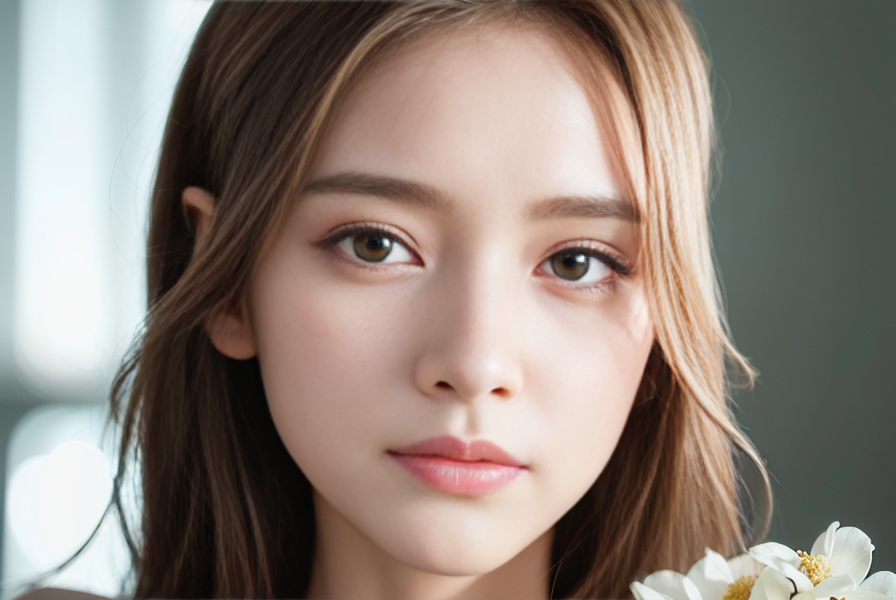
#> input picture test/small.png, 896 x 600 px
$ jupyter execute basic.ipynb
#> lines starting #> are read from the running program, lines starting #| are printed output that depends on the picture; after the words box and inside, x2 and y2 are one past the last pixel; in counts of white or black regions, pixels touching at a corner belong together
[cell 1]
from PIL import Image
im = Image.open("small.png")
#> im is the input picture: PIL image 896x600 RGB; mean R, G, B 142.9, 131, 122.6

[cell 2]
print(im.format,im.size, im.mode)
#| PNG (896, 600) RGB

[cell 3]
from pprint import pprint
pprint(im.__dict__)
#> (printed output is left out)

[cell 4]
box = (100,100,400,400)
region = im.crop(box)

region.show()

[cell 5]
region = region.transpose(Image.ROTATE_180)
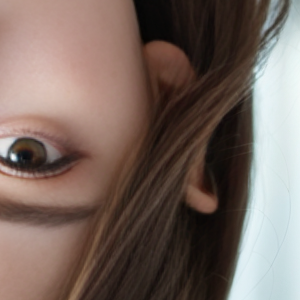
#> region: PIL image 300x300 RGB; mean R, G, B 120, 103.4, 95.9
im.paste(region,box)
im.show()

[cell 6]
def roll(im, delta):
    """Roll an image sideways."""
#> called with delta = 100
    xsize, ysize = im.size
#> xsize = 896; ysize = 600

    delta = delta % xsize
#> delta = 100
    if delta == 0:
        return im

    part1 = im.crop((0, 0, delta, ysize))
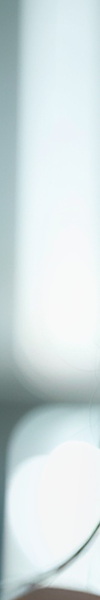
#> part1: PIL image 100x600 RGB; mean R, G, B 209.7, 221.6, 223.1
    part2 = im.crop((delta, 0, xsize, ysize))
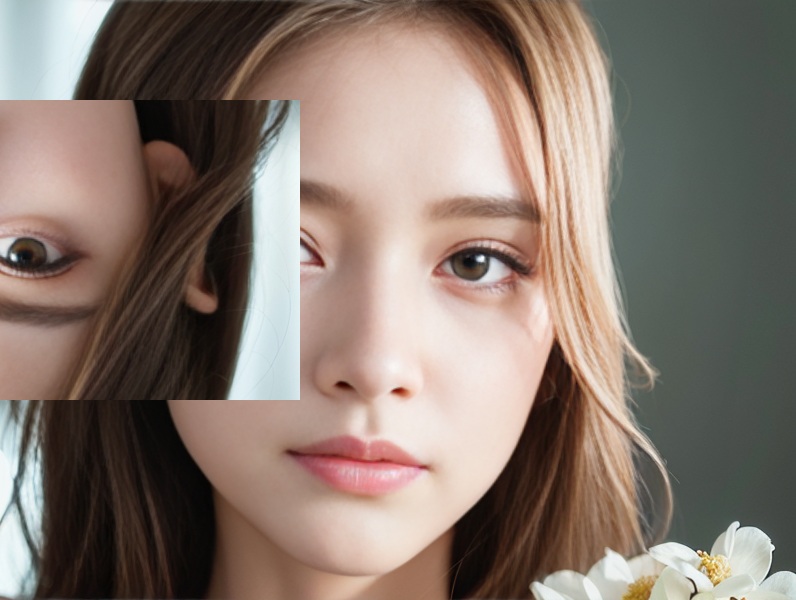
#> part2: PIL image 796x600 RGB; mean R, G, B 134.6, 119.6, 110
    im.paste(part1, (xsize - delta, 0, xsize, ysize))
    im.paste(part2, (0, 0, xsize - delta, ysize))

    return im

im2 = roll(im,100)
im2.show()

[cell 7]
def merge(im1, im2):
    w = im1.size[0] + im2.size[0]
#> w = 1792
    h = max(im1.size[1], im2.size[1])
#> h = 600
    im = Image.new("RGBA", (w, h))
#> im: PIL image 1792x600 RGBA; every value is 0

    im.paste(im1)
    im.paste(im2, (im1.size[0], 0))
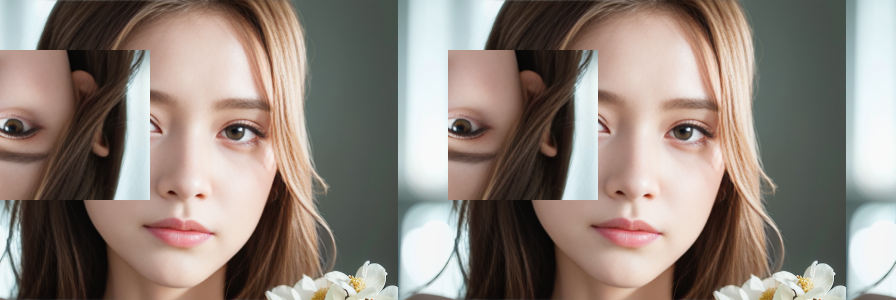
#> im: PIL image 1792x600 RGBA (shown at 1/2 size); mean R, G, B, A 142.9, 131, 122.6, 255

    return im

im3 = merge(im,im2)
im3.show()

[cell 8]
r, g, b = im.split()
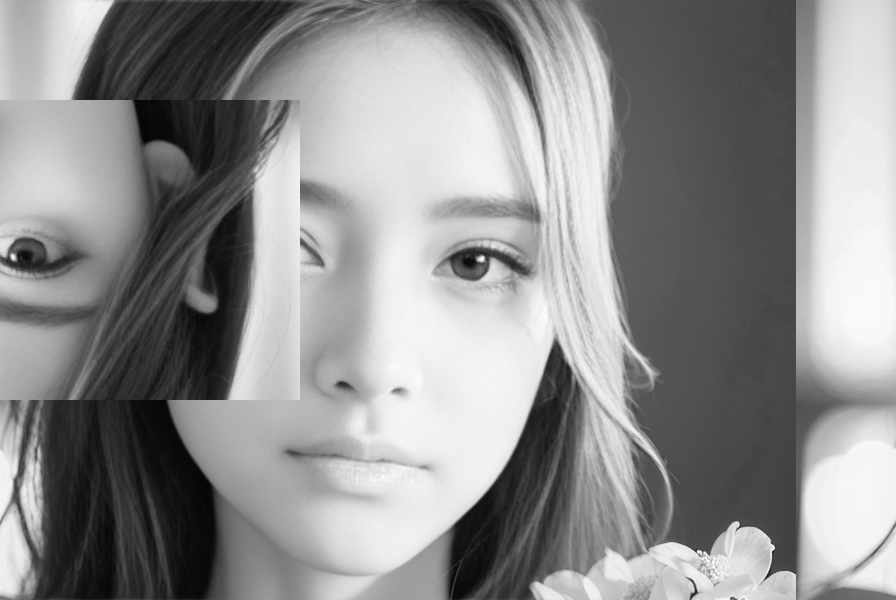
#> r: PIL image 896x600 L; min 3, max 255, mean 142.9
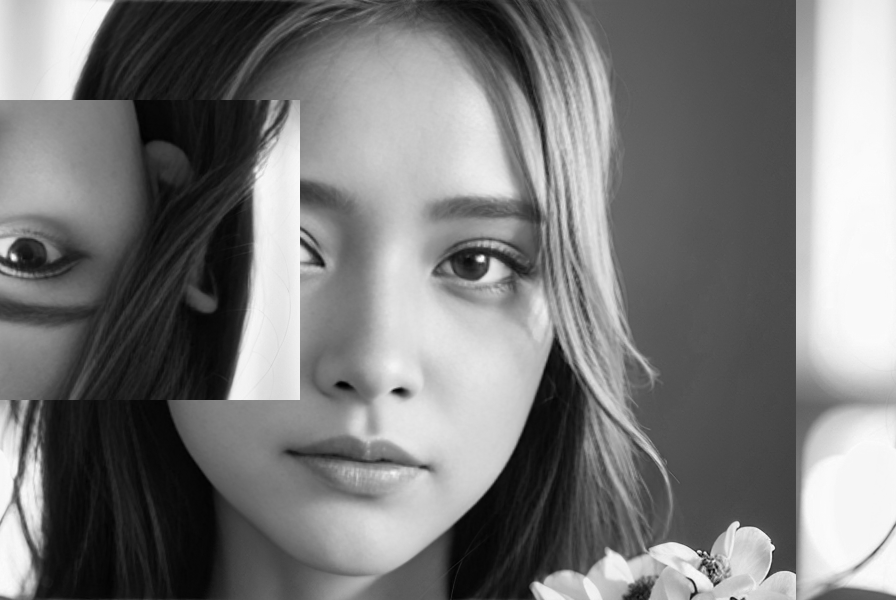
#> b: PIL image 896x600 L; min 0, max 255, mean 122.6
im = Image.merge("RGB", (b, g, r))
#> im: PIL image 896x600 RGB
im.show()

[cell 9]
r.show()

[cell 10]
im.resize((100,50)).show()

[cell 11]
im.rotate(90).show()

[cell 12]
im.show()

[cell 13]
from PIL import ImageFilter
out = im.filter(ImageFilter.DETAIL)
out.show()

[cell 14]
# split the image into individual bands
source = im.split()

R, G, B = 0, 1, 2

# select regions where red is less than 100
mask = source[R].point(lambda i: i < 100 and 255)
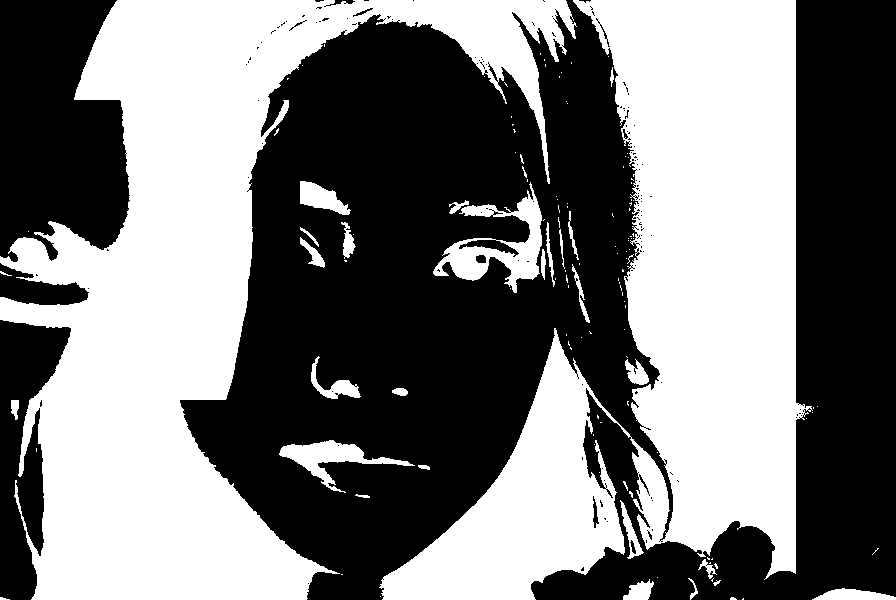
#> mask: PIL image 896x600 L; 47.4% white; 131 white regions (102 under 20 px), largest, box (x1, y1, x2, y2) and area: (0, 0, 577, 600) 125901, (379, 0, 813, 600) 117317, (433, 182, 542, 293) 4008

# process the green band
out = source[G].point(lambda i: i * 0.7)
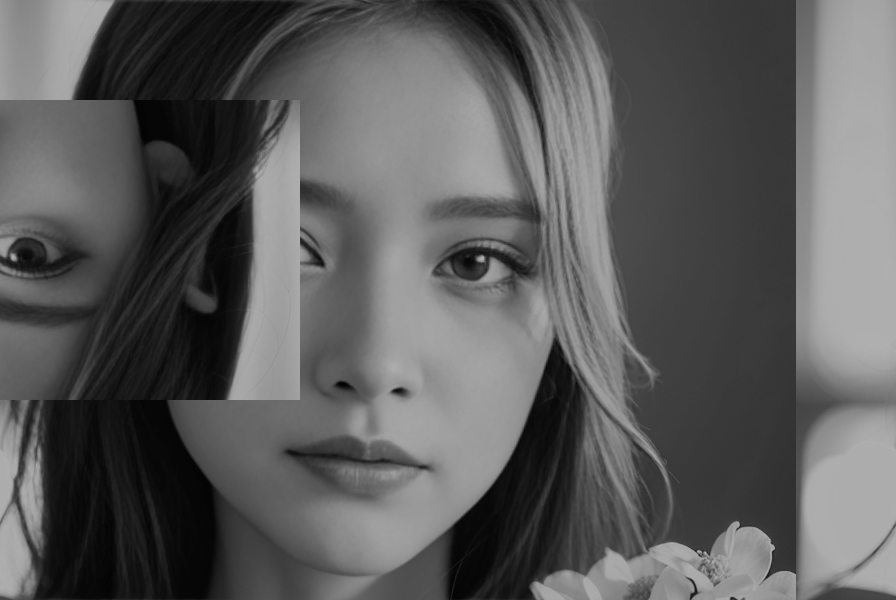
#> out: PIL image 896x600 L; min 1, max 178, mean 91.7

# paste the processed band back, but only where red was < 100
source[G].paste(out, None, mask)

# build a new multiband image
im2 = Image.merge(im.mode, source)
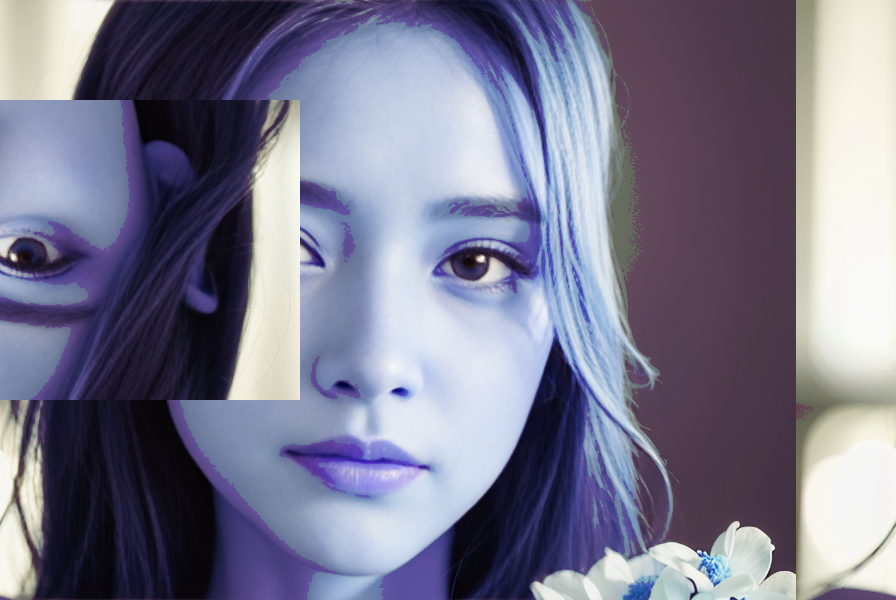
#> im2: PIL image 896x600 RGB; mean R, G, B 122.6, 121.9, 142.9
im2.show()

[cell 15]
from PIL import ImageEnhance

enh = ImageEnhance.Contrast(im)
enh.enhance(2).show("30% more contrast")
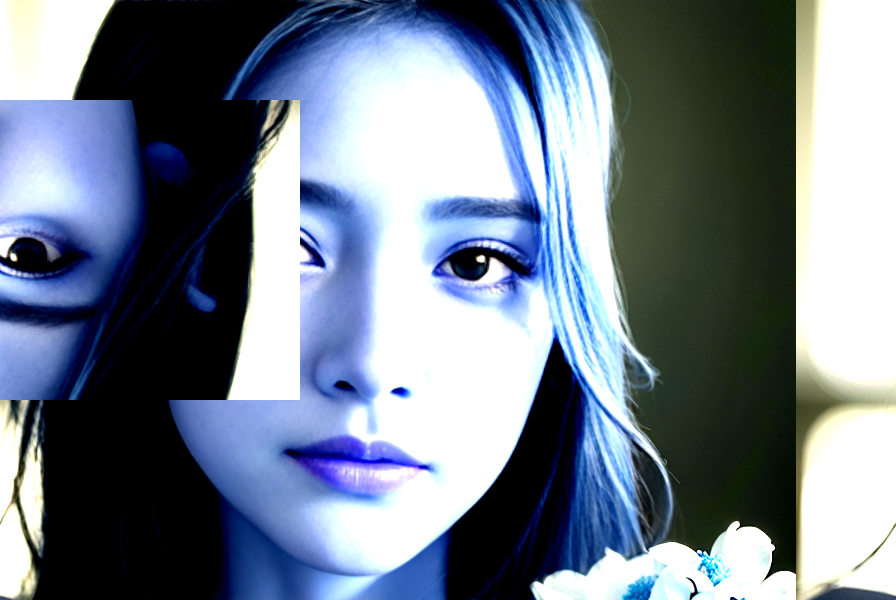
#> shown: PIL image 896x600 RGB; mean R, G, B 116.2, 127.9, 142.7
